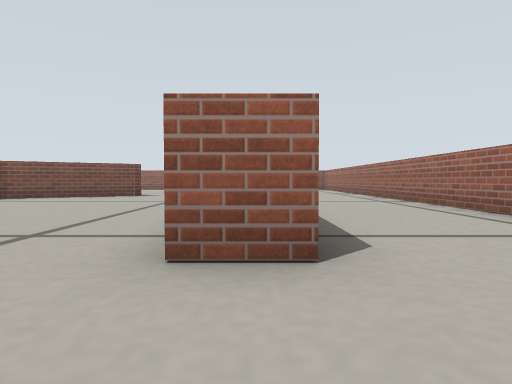
[1] (above)

16 first-person views from a walk through a robot-simulator world made for Gazebo. The camera is 0.1 m above the floor, tilts 2° down and sees 75° across. The floor is counted in squares, 0.2 m on a side. Each view is taken from the middle of a square. On the plan, view 1 faces up. The plan holds only what a view shows up to about 9 squares ahead; the rest is blank.

[2]
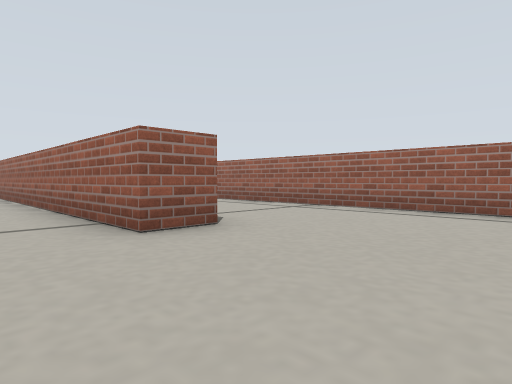

[3]
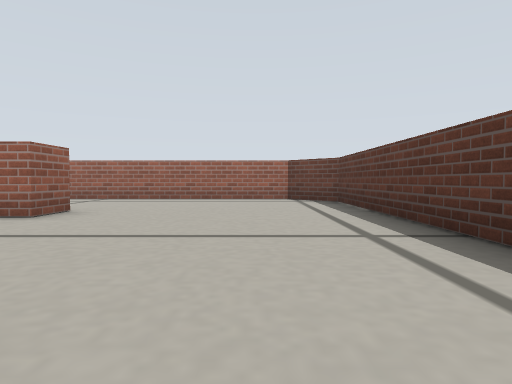

[4]
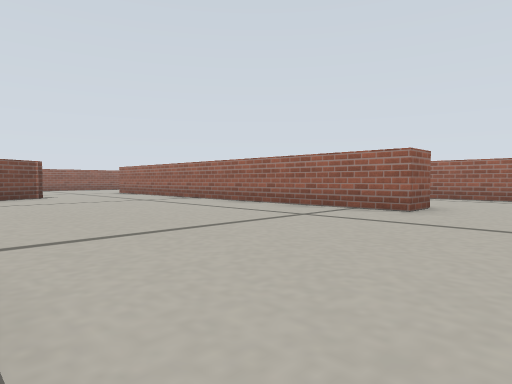

[5]
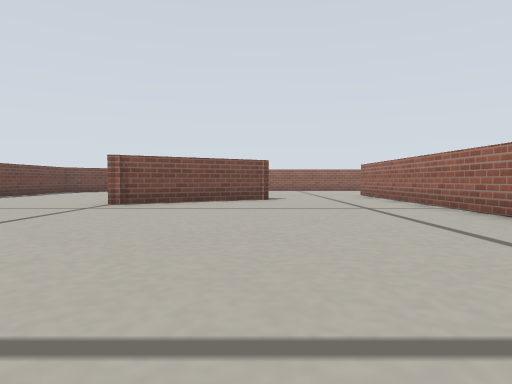

[6]
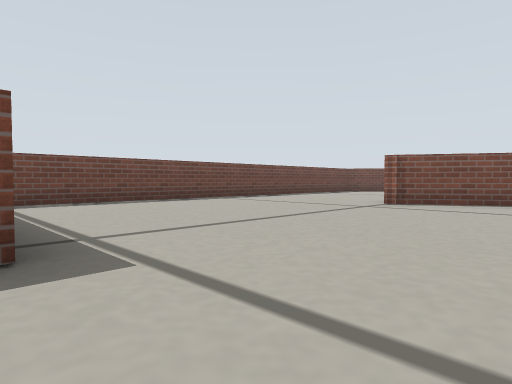

[7]
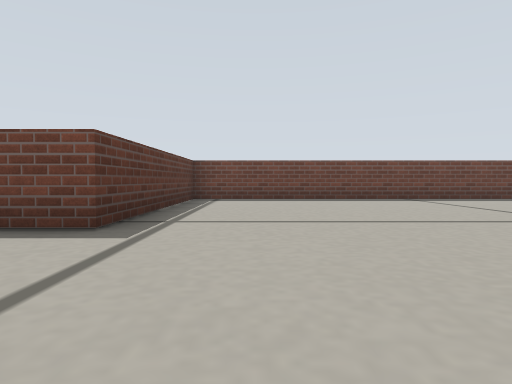

[8]
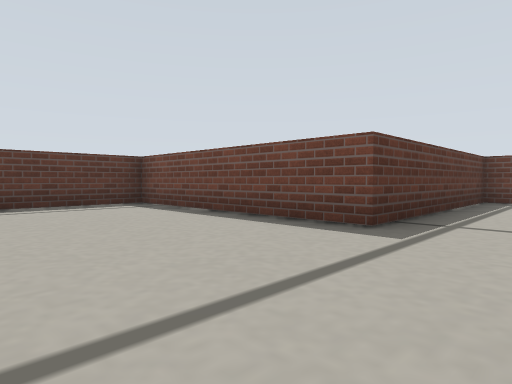

[9]
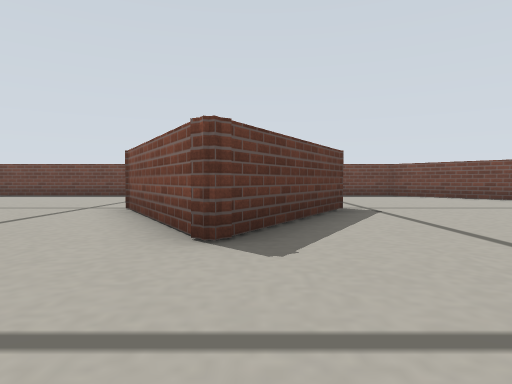

[10]
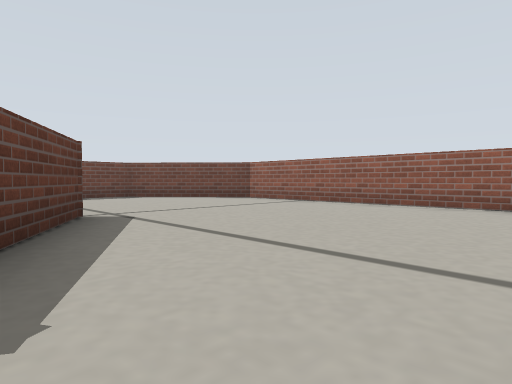

[11]
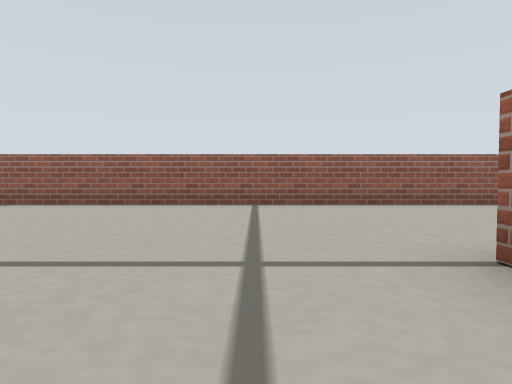

[12]
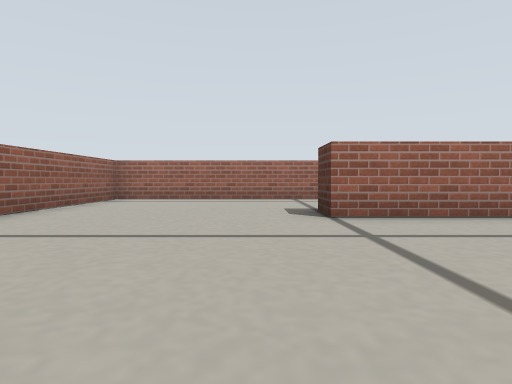

[13]
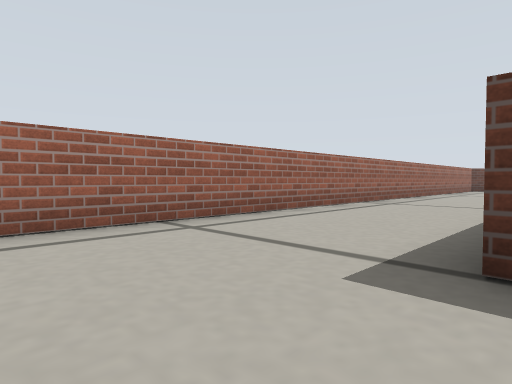

[14]
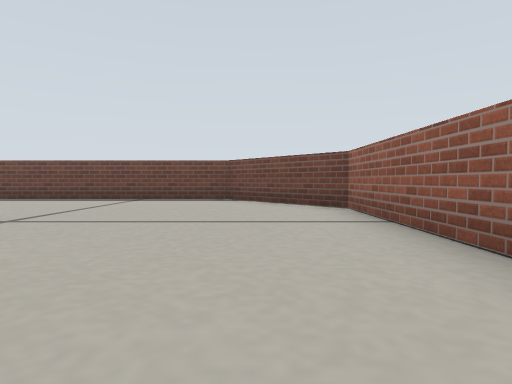

[15]
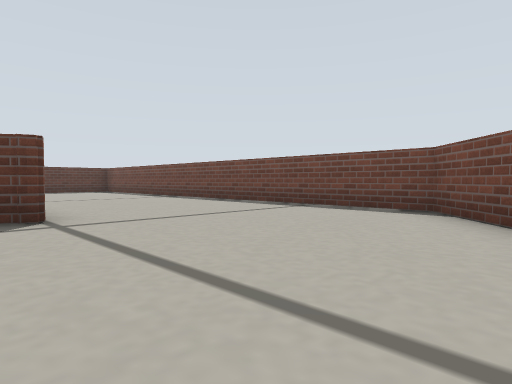

[16]
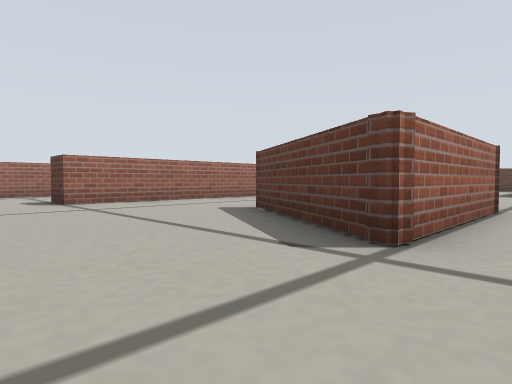

### Floor plan
Points are (right, up) in squares from view 1. A wall is a line through its corners. A room is listed if a view was taken in it or the views show most of it. See-through windows are left out.
Room 1 (views 1, 2, 3, 4, 5, 6, 7, 8, 9, 10, 11, 12, 13, 14, 15, 16)
walls: (-3.6, 10.6) (-7, 8.7) (-7, 12.6) (-3.6, 10.6); (-6.4, 2.4) (-6.4, -2.9) (2.6, -2.9) (3.6, -1.8) (3.6, 17.6) (-8.9, 17.6) (-11.6, 15.3) (-11.6, 2.4) (-6.4, 2.4); (0.5, 2) (-0.5, 2) (-0.5, 13) (0.4, 13)

Positions as (right, up) in squares from view 1, and headings:
1: (0, 0), facing up
2: (-2, -1), facing up-right
3: (-5, -1), facing right
4: (-6, 0), facing up-right
5: (-4, 2), facing up
6: (-4, 2), facing up-left
7: (-3, 4), facing left
8: (-3, 4), facing down-left
9: (-1, 11), facing left
10: (-2, 11), facing up-left
11: (-2, 11), facing up
12: (-5, 14), facing right
13: (0, 15), facing down-right
14: (-3, 16), facing left
15: (-6, 17), facing down-left
16: (-8, 15), facing down-right
